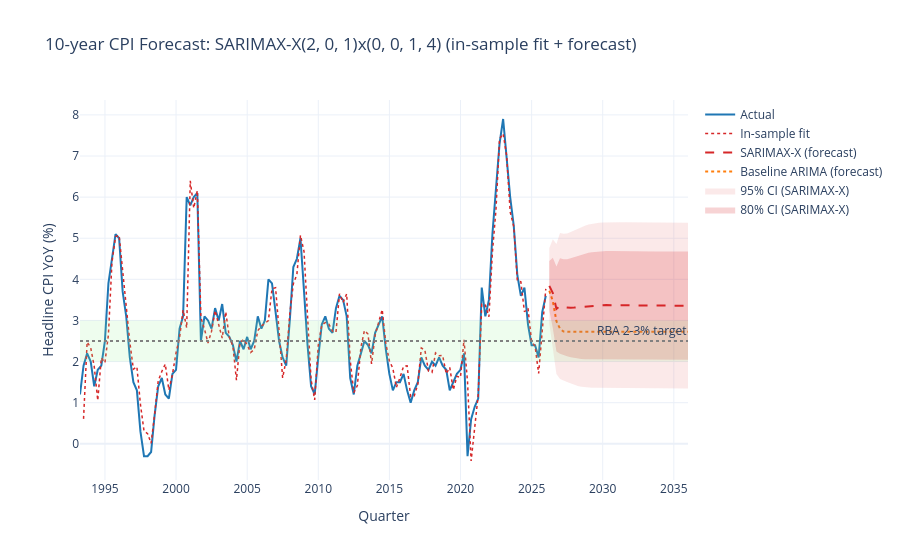

This figure's notebook cell:
### Code cell
# ===== SARIMAX-X deliverable: refit on full sample, 10-year forecast =====

# Step 1 — forecast trimmed mean over the next 40 quarters
tm_full = df.loc[TRAIN_START:CUTOFF, 'trimmed_mean_yoy'].dropna()
tm_final = SARIMAX(tm_full, order=tm_best_order, seasonal_order=(0, 0, 1, 4),
                   enforce_stationarity=False, enforce_invertibility=False).fit(disp=False)
tm_future = tm_final.get_forecast(steps=HORIZON).predicted_mean.values
print(f'Trimmed mean 10-yr forecast: mean {tm_future.mean():.2f}%, '
      f'end-of-horizon {tm_future[-1]:.2f}%')

# Step 2 — refit headline SARIMAX-X on full sample
exog_full = df.loc[y_full.index, 'trimmed_mean_yoy'].values.reshape(-1, 1)
final_x = SARIMAX(y_full, exog=exog_full, order=best_x_order,
                  seasonal_order=best_x_seasonal,
                  enforce_stationarity=False, enforce_invertibility=False).fit(disp=False)
print(f'SARIMAX-X{best_x_order}x{best_x_seasonal}, AIC={final_x.aic:.2f}  '
      f'(baseline ARIMA AIC={final_model.aic:.2f})')

# Step 3 — in-sample fitted values
sarimax_fitted = final_x.fittedvalues
sarimax_resid  = y_full - sarimax_fitted

warmup_x = max(best_x_order[1], best_x_seasonal[1] * 4) + 1
sarimax_fitted = sarimax_fitted.iloc[warmup_x:]
sarimax_resid  = sarimax_resid.iloc[warmup_x:]

rmse_in_x = np.sqrt(np.mean(sarimax_resid**2))
mae_in_x  = np.mean(np.abs(sarimax_resid))
print(f'In-sample fit (excl. {warmup_x} warmup obs): RMSE={rmse_in_x:.3f} pp, MAE={mae_in_x:.3f} pp')
print(f'  Baseline ARIMA in-sample: RMSE={rmse_in:.3f} pp, MAE={mae_in:.3f} pp')

# Step 4 — forecast 40 quarters with forecasted trimmed mean as exog
exog_future = tm_future.reshape(-1, 1)
fcx_obj  = final_x.get_forecast(steps=HORIZON, exog=exog_future)
fcx_mean = fcx_obj.predicted_mean
fcx_ci80 = fcx_obj.conf_int(alpha=0.20)
fcx_ci95 = fcx_obj.conf_int(alpha=0.05)

fcx_idx = pd.date_range(start=y_full.index[-1] + pd.offsets.QuarterEnd(),
                        periods=HORIZON, freq='QE-DEC')
fcx_mean.index = fcx_idx
fcx_ci80.index = fcx_idx
fcx_ci95.index = fcx_idx

# Step 5 — summary side-by-side
print(f'\n--- 10-year forecast comparison ---')
print(f'Baseline ARIMA mean:   {fc_mean.mean():.2f}%   end:{fc_mean.iloc[-1]:.2f}%')
print(f'SARIMAX-X mean:        {fcx_mean.mean():.2f}%   end:{fcx_mean.iloc[-1]:.2f}%')
print(f'Implied target return (ARIMA):    CPI+2.5% = {fc_mean.mean() + 2.5:.2f}% p.a.')
print(f'Implied target return (SARIMAX-X): CPI+2.5% = {fcx_mean.mean() + 2.5:.2f}% p.a.')

# Step 6 — plot: actual + in-sample fit + both forecasts + CI
fig_fcx = go.Figure()
fig_fcx.add_trace(go.Scatter(x=y_full.index, y=y_full.values, mode='lines',
                             name='Actual', line=dict(color='#1f77b4', width=2)))
fig_fcx.add_trace(go.Scatter(x=sarimax_fitted.index, y=sarimax_fitted.values, mode='lines',
                             name='In-sample fit',
                             line=dict(color='#d62728', width=1.5, dash='dot')))
fig_fcx.add_trace(go.Scatter(x=fcx_idx, y=fcx_mean.values, mode='lines',
                             name='SARIMAX-X (forecast)',
                             line=dict(color='#d62728', dash='dash', width=2)))
fig_fcx.add_trace(go.Scatter(x=fc_idx, y=fc_mean.values, mode='lines',
                             name='Baseline ARIMA (forecast)',
                             line=dict(color='#ff7f0e', dash='dot', width=2)))
fig_fcx.add_trace(go.Scatter(x=list(fcx_idx) + list(fcx_idx[::-1]),
                             y=list(fcx_ci95.iloc[:, 1]) + list(fcx_ci95.iloc[::-1, 0]),
                             fill='toself', fillcolor='rgba(214,39,40,0.10)',
                             line=dict(width=0), name='95% CI (SARIMAX-X)'))
fig_fcx.add_trace(go.Scatter(x=list(fcx_idx) + list(fcx_idx[::-1]),
                             y=list(fcx_ci80.iloc[:, 1]) + list(fcx_ci80.iloc[::-1, 0]),
                             fill='toself', fillcolor='rgba(214,39,40,0.20)',
                             line=dict(width=0), name='80% CI (SARIMAX-X)'))
fig_fcx.add_hrect(y0=2, y1=3, fillcolor='lightgreen', opacity=0.15, line_width=0,
                  annotation_text='RBA 2-3% target', annotation_position='top right')
fig_fcx.add_hline(y=2.5, line_dash='dot', line_color='grey')
fig_fcx.update_layout(
    title=f'10-year CPI Forecast: SARIMAX-X{best_x_order}x{best_x_seasonal} (in-sample fit + forecast)',
    xaxis_title='Quarter', yaxis_title='Headline CPI YoY (%)',
    template='plotly_white', hovermode='x unified')
fig_fcx.show()

# Step 7 — save SARIMAX-X forecast for downstream use
forecast_x_out = pd.DataFrame({
    'yoy_mean': fcx_mean.values,
    'yoy_lo80': fcx_ci80.iloc[:, 0].values,
    'yoy_hi80': fcx_ci80.iloc[:, 1].values,
    'yoy_lo95': fcx_ci95.iloc[:, 0].values,
    'yoy_hi95': fcx_ci95.iloc[:, 1].values,
    'tm_exog':  tm_future,
}, index=fcx_idx)
print('\nSARIMAX-X forecast saved as `forecast_x_out`. First/last rows:')
print(forecast_x_out.head(2).round(2))
print(forecast_x_out.tail(2).round(2))

### Figure 1 — Plotly figure (JSON) as saved in the notebook; plotly's stock layout.template omitted (floating-point values rounded to 4 significant figures; data arrays with more than 128 entries replaced by an {"elided": "..."} marker saying what was removed)
{"data": [{"line": {"color": "#1f77b4", "width": 2}, "mode": "lines", "name": "Actual", "type": "scatter", "x": {"elided": "132 str values"}, "y": {"elided": "132 float values"}}, {"line": {"color": "#d62728", "dash": "dot", "width": 1.5}, "mode": "lines", "name": "In-sample fit", "type": "scatter", "x": {"elided": "131 str values"}, "y": {"elided": "131 float values"}}, {"line": {"color": "#d62728", "dash": "dash", "width": 2}, "mode": "lines", "name": "SARIMAX-X (forecast)", "type": "scatter", "x": ["2026-03-31T00:00:00", "2026-06-30T00:00:00", "2026-09-30T00:00:00", "2026-12-31T00:00:00", "2027-03-31T00:00:00", "2027-06-30T00:00:00", "2027-09-30T00:00:00", "2027-12-31T00:00:00", "2028-03-31T00:00:00", "2028-06-30T00:00:00", "2028-09-30T00:00:00", "2028-12-31T00:00:00", "2029-03-31T00:00:00", "2029-06-30T00:00:00", "2029-09-30T00:00:00", "2029-12-31T00:00:00", "2030-03-31T00:00:00", "2030-06-30T00:00:00", "2030-09-30T00:00:00", "2030-12-31T00:00:00", "2031-03-31T00:00:00", "2031-06-30T00:00:00", "2031-09-30T00:00:00", "2031-12-31T00:00:00", "2032-03-31T00:00:00", "2032-06-30T00:00:00", "2032-09-30T00:00:00", "2032-12-31T00:00:00", "2033-03-31T00:00:00", "2033-06-30T00:00:00", "2033-09-30T00:00:00", "2033-12-31T00:00:00", "2034-03-31T00:00:00", "2034-06-30T00:00:00", "2034-09-30T00:00:00", "2034-12-31T00:00:00", "2035-03-31T00:00:00", "2035-06-30T00:00:00", "2035-09-30T00:00:00", "2035-12-31T00:00:00"], "y": [3.842, 3.667, 3.278, 3.353, 3.324, 3.309, 3.307, 3.312, 3.321, 3.331, 3.341, 3.35, 3.358, 3.364, 3.368, 3.371, 3.373, 3.374, 3.374, 3.374, 3.373, 3.372, 3.37, 3.369, 3.368, 3.366, 3.365, 3.364, 3.363, 3.362, 3.362, 3.361, 3.361, 3.36, 3.36, 3.36, 3.359, 3.359, 3.359, 3.359]}, {"line": {"color": "#ff7f0e", "dash": "dot", "width": 2}, "mode": "lines", "name": "Baseline ARIMA (forecast)", "type": "scatter", "x": ["2026-03-31T00:00:00", "2026-06-30T00:00:00", "2026-09-30T00:00:00", "2026-12-31T00:00:00", "2027-03-31T00:00:00", "2027-06-30T00:00:00", "2027-09-30T00:00:00", "2027-12-31T00:00:00", "2028-03-31T00:00:00", "2028-06-30T00:00:00", "2028-09-30T00:00:00", "2028-12-31T00:00:00", "2029-03-31T00:00:00", "2029-06-30T00:00:00", "2029-09-30T00:00:00", "2029-12-31T00:00:00", "2030-03-31T00:00:00", "2030-06-30T00:00:00", "2030-09-30T00:00:00", "2030-12-31T00:00:00", "2031-03-31T00:00:00", "2031-06-30T00:00:00", "2031-09-30T00:00:00", "2031-12-31T00:00:00", "2032-03-31T00:00:00", "2032-06-30T00:00:00", "2032-09-30T00:00:00", "2032-12-31T00:00:00", "2033-03-31T00:00:00", "2033-06-30T00:00:00", "2033-09-30T00:00:00", "2033-12-31T00:00:00", "2034-03-31T00:00:00", "2034-06-30T00:00:00", "2034-09-30T00:00:00", "2034-12-31T00:00:00", "2035-03-31T00:00:00", "2035-06-30T00:00:00", "2035-09-30T00:00:00", "2035-12-31T00:00:00"], "y": [3.722, 3.469, 2.979, 2.8, 2.73, 2.724, 2.724, 2.724, 2.724, 2.724, 2.724, 2.724, 2.724, 2.724, 2.724, 2.724, 2.724, 2.724, 2.724, 2.724, 2.724, 2.724, 2.724, 2.724, 2.724, 2.724, 2.724, 2.724, 2.724, 2.724, 2.724, 2.724, 2.724, 2.724, 2.724, 2.724, 2.724, 2.724, 2.724, 2.724]}, {"fill": "toself", "fillcolor": "rgba(214,39,40,0.10)", "line": {"width": 0}, "name": "95% CI (SARIMAX-X)", "type": "scatter", "x": ["2026-03-31T00:00:00", "2026-06-30T00:00:00", "2026-09-30T00:00:00", "2026-12-31T00:00:00", "2027-03-31T00:00:00", "2027-06-30T00:00:00", "2027-09-30T00:00:00", "2027-12-31T00:00:00", "2028-03-31T00:00:00", "2028-06-30T00:00:00", "2028-09-30T00:00:00", "2028-12-31T00:00:00", "2029-03-31T00:00:00", "2029-06-30T00:00:00", "2029-09-30T00:00:00", "2029-12-31T00:00:00", "2030-03-31T00:00:00", "2030-06-30T00:00:00", "2030-09-30T00:00:00", "2030-12-31T00:00:00", "2031-03-31T00:00:00", "2031-06-30T00:00:00", "2031-09-30T00:00:00", "2031-12-31T00:00:00", "2032-03-31T00:00:00", "2032-06-30T00:00:00", "2032-09-30T00:00:00", "2032-12-31T00:00:00", "2033-03-31T00:00:00", "2033-06-30T00:00:00", "2033-09-30T00:00:00", "2033-12-31T00:00:00", "2034-03-31T00:00:00", "2034-06-30T00:00:00", "2034-09-30T00:00:00", "2034-12-31T00:00:00", "2035-03-31T00:00:00", "2035-06-30T00:00:00", "2035-09-30T00:00:00", "2035-12-31T00:00:00", "2035-12-31T00:00:00", "2035-09-30T00:00:00", "2035-06-30T00:00:00", "2035-03-31T00:00:00", "2034-12-31T00:00:00", "2034-09-30T00:00:00", "2034-06-30T00:00:00", "2034-03-31T00:00:00", "2033-12-31T00:00:00", "2033-09-30T00:00:00", "2033-06-30T00:00:00", "2033-03-31T00:00:00", "2032-12-31T00:00:00", "2032-09-30T00:00:00", "2032-06-30T00:00:00", "2032-03-31T00:00:00", "2031-12-31T00:00:00", "2031-09-30T00:00:00", "2031-06-30T00:00:00", "2031-03-31T00:00:00", "2030-12-31T00:00:00", "2030-09-30T00:00:00", "2030-06-30T00:00:00", "2030-03-31T00:00:00", "2029-12-31T00:00:00", "2029-09-30T00:00:00", "2029-06-30T00:00:00", "2029-03-31T00:00:00", "2028-12-31T00:00:00", "2028-09-30T00:00:00", "2028-06-30T00:00:00", "2028-03-31T00:00:00", "2027-12-31T00:00:00", "2027-09-30T00:00:00", "2027-06-30T00:00:00", "2027-03-31T00:00:00", "2026-12-31T00:00:00", "2026-09-30T00:00:00", "2026-06-30T00:00:00", "2026-03-31T00:00:00"], "y": [4.763, 4.976, 4.858, 5.126, 5.107, 5.116, 5.149, 5.19, 5.233, 5.273, 5.306, 5.332, 5.352, 5.366, 5.376, 5.382, 5.386, 5.388, 5.388, 5.388, 5.387, 5.386, 5.385, 5.384, 5.382, 5.381, 5.38, 5.379, 5.378, 5.377, 5.376, 5.376, 5.375, 5.375, 5.374, 5.374, 5.374, 5.374, 5.374, 5.374, 1.344, 1.345, 1.345, 1.345, 1.345, 1.345, 1.346, 1.346, 1.346, 1.347, 1.348, 1.349, 1.349, 1.351, 1.352, 1.353, 1.354, 1.356, 1.357, 1.358, 1.359, 1.36, 1.36, 1.361, 1.361, 1.361, 1.361, 1.363, 1.368, 1.376, 1.389, 1.408, 1.434, 1.466, 1.502, 1.541, 1.579, 1.698, 2.358, 2.921]}, {"fill": "toself", "fillcolor": "rgba(214,39,40,0.20)", "line": {"width": 0}, "name": "80% CI (SARIMAX-X)", "type": "scatter", "x": ["2026-03-31T00:00:00", "2026-06-30T00:00:00", "2026-09-30T00:00:00", "2026-12-31T00:00:00", "2027-03-31T00:00:00", "2027-06-30T00:00:00", "2027-09-30T00:00:00", "2027-12-31T00:00:00", "2028-03-31T00:00:00", "2028-06-30T00:00:00", "2028-09-30T00:00:00", "2028-12-31T00:00:00", "2029-03-31T00:00:00", "2029-06-30T00:00:00", "2029-09-30T00:00:00", "2029-12-31T00:00:00", "2030-03-31T00:00:00", "2030-06-30T00:00:00", "2030-09-30T00:00:00", "2030-12-31T00:00:00", "2031-03-31T00:00:00", "2031-06-30T00:00:00", "2031-09-30T00:00:00", "2031-12-31T00:00:00", "2032-03-31T00:00:00", "2032-06-30T00:00:00", "2032-09-30T00:00:00", "2032-12-31T00:00:00", "2033-03-31T00:00:00", "2033-06-30T00:00:00", "2033-09-30T00:00:00", "2033-12-31T00:00:00", "2034-03-31T00:00:00", "2034-06-30T00:00:00", "2034-09-30T00:00:00", "2034-12-31T00:00:00", "2035-03-31T00:00:00", "2035-06-30T00:00:00", "2035-09-30T00:00:00", "2035-12-31T00:00:00", "2035-12-31T00:00:00", "2035-09-30T00:00:00", "2035-06-30T00:00:00", "2035-03-31T00:00:00", "2034-12-31T00:00:00", "2034-09-30T00:00:00", "2034-06-30T00:00:00", "2034-03-31T00:00:00", "2033-12-31T00:00:00", "2033-09-30T00:00:00", "2033-06-30T00:00:00", "2033-03-31T00:00:00", "2032-12-31T00:00:00", "2032-09-30T00:00:00", "2032-06-30T00:00:00", "2032-03-31T00:00:00", "2031-12-31T00:00:00", "2031-09-30T00:00:00", "2031-06-30T00:00:00", "2031-03-31T00:00:00", "2030-12-31T00:00:00", "2030-09-30T00:00:00", "2030-06-30T00:00:00", "2030-03-31T00:00:00", "2029-12-31T00:00:00", "2029-09-30T00:00:00", "2029-06-30T00:00:00", "2029-03-31T00:00:00", "2028-12-31T00:00:00", "2028-09-30T00:00:00", "2028-06-30T00:00:00", "2028-03-31T00:00:00", "2027-12-31T00:00:00", "2027-09-30T00:00:00", "2027-06-30T00:00:00", "2027-03-31T00:00:00", "2026-12-31T00:00:00", "2026-09-30T00:00:00", "2026-06-30T00:00:00", "2026-03-31T00:00:00"], "y": [4.444, 4.523, 4.311, 4.512, 4.49, 4.491, 4.511, 4.54, 4.571, 4.601, 4.626, 4.646, 4.662, 4.673, 4.681, 4.686, 4.689, 4.691, 4.691, 4.691, 4.69, 4.689, 4.688, 4.686, 4.685, 4.684, 4.682, 4.681, 4.68, 4.68, 4.679, 4.678, 4.678, 4.677, 4.677, 4.677, 4.677, 4.677, 4.676, 4.676, 2.042, 2.042, 2.042, 2.042, 2.042, 2.043, 2.043, 2.043, 2.044, 2.044, 2.045, 2.046, 2.047, 2.048, 2.049, 2.05, 2.052, 2.053, 2.054, 2.056, 2.057, 2.057, 2.057, 2.057, 2.057, 2.055, 2.054, 2.054, 2.054, 2.056, 2.061, 2.07, 2.084, 2.104, 2.128, 2.158, 2.193, 2.245, 2.811, 3.24]}], "layout": {"annotations": [{"showarrow": false, "text": "RBA 2-3% target", "x": 1, "xanchor": "right", "xref": "x domain", "y": 3, "yanchor": "top", "yref": "y"}], "hovermode": "x unified", "shapes": [{"fillcolor": "lightgreen", "line": {"width": 0}, "opacity": 0.15, "type": "rect", "x0": 0, "x1": 1, "xref": "x domain", "y0": 2, "y1": 3, "yref": "y"}, {"line": {"color": "grey", "dash": "dot"}, "type": "line", "x0": 0, "x1": 1, "xref": "x domain", "y0": 2.5, "y1": 2.5, "yref": "y"}], "title": {"text": "10-year CPI Forecast: SARIMAX-X(2, 0, 1)x(0, 0, 1, 4) (in-sample fit + forecast)"}, "xaxis": {"title": {"text": "Quarter"}}, "yaxis": {"title": {"text": "Headline CPI YoY (%)"}}}}
